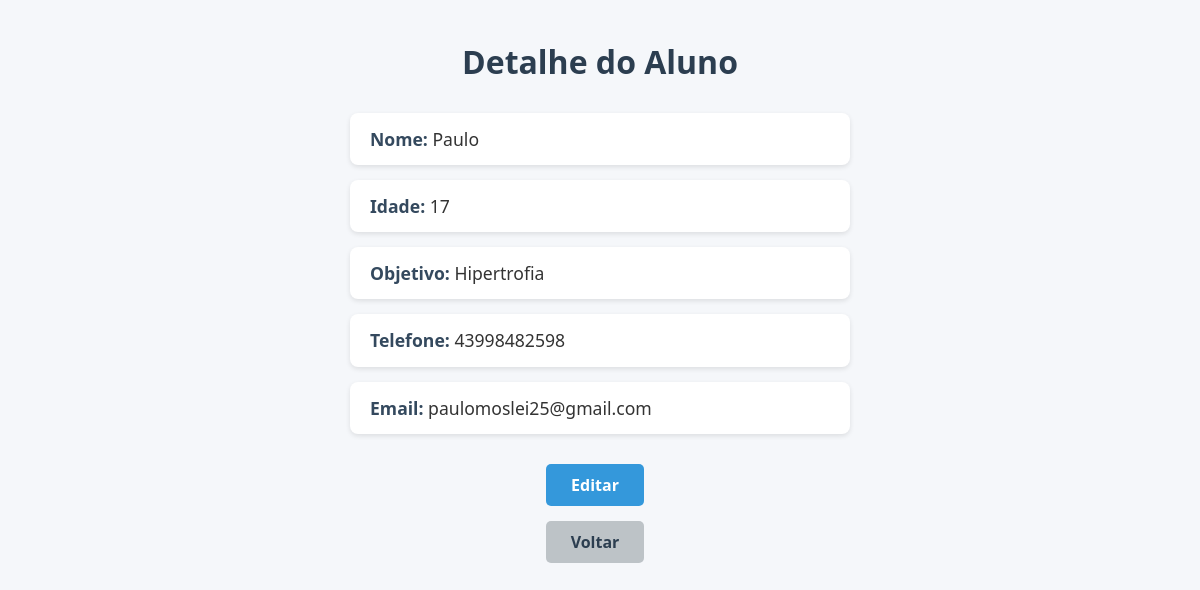
The app's page /alunos/1/ with its own data.
### alunos/models.py (models this page shows, shortened)
class Aluno(models.Model):
    nome = models.CharField(max_length=100)
    idade = models.PositiveIntegerField()
    objetivo = models.CharField(max_length=50, blank=True, null=True)
    telefone = models.CharField(max_length=20, blank=True, null=True)
    email = models.EmailField(blank=True, null=True)
    data_criacao = models.DateTimeField(auto_now_add=True)
    data_atualizacao = models.DateTimeField(auto_now=True)

### alunos/views.py (the view)
# urls.py: path('<int:pk>/', views.detalhe_aluno, name='detalhe_aluno'),
def detalhe_aluno(request, pk):
    aluno = get_object_or_404(Aluno, pk=pk)
    return render(request, 'alunos/detalhe.html', {'aluno': aluno})

### alunos/templates/alunos/detalhe.html (shortened to what this page needs)
{% load static %}
<!DOCTYPE html>
<html lang="pt-br">
<head>
    <link rel="stylesheet" href="{% static 'alunos/detalhe/detalhe.css' %}">
</head>
<body>
    <h1>Detalhe do Aluno</h1>
    <p><strong>Nome:</strong> {{ aluno.nome }}</p>
    <p><strong>Idade:</strong> {{ aluno.idade }}</p>
    <p><strong>Objetivo:</strong> {{ aluno.objetivo }}</p>
    <p><strong>Telefone:</strong> {{ aluno.telefone }}</p>
    <p><strong>Email:</strong> {{ aluno.email }}</p>
    <a href="{% url 'editar_aluno' aluno.pk %}" class="btn-editar">Editar</a>
    <a href="{% url 'lista_alunos' %}" class="btn-voltar">Voltar</a>
</body>
</html>

### static/alunos/detalhe/detalhe.css (style rules this page uses)
* { margin: 0; padding: 0; box-sizing: border-box; font-family: 'Segoe UI', Tahoma, Geneva, Verdana, sans-serif; }
body { background-color: #f5f7fa; color: #333; padding: 40px; display: flex; flex-direction: column; align-items: center; }
h1 { margin-bottom: 30px; font-size: 2rem; color: #2c3e50; text-align: center; }
p { font-size: 1.1rem; margin-bottom: 15px; line-height: 1.6; background-color: #ffffff; padding: 12px 20px; border-radius: 8px; width: 100%; max-width: 500px; box-shadow: 0 2px 5px rgba(0,0,0,0.1); }
p strong { color: #34495e; }
a.btn-editar, a.btn-voltar { display: inline-block; text-decoration: none; padding: 10px 25px; margin: 15px 10px 0 0; border-radius: 5px; font-weight: bold; transition: background-color 0.3s ease, color 0.3s ease; }
a.btn-editar { background-color: #3498db; color: #fff; }
a.btn-voltar { background-color: #bdc3c7; color: #2c3e50; }

### records on screen
Aluno: nome "Paulo", idade "17", objetivo "Hipertrofia", telefone "43998482598", email "paulomoslei25@gmail.com"
